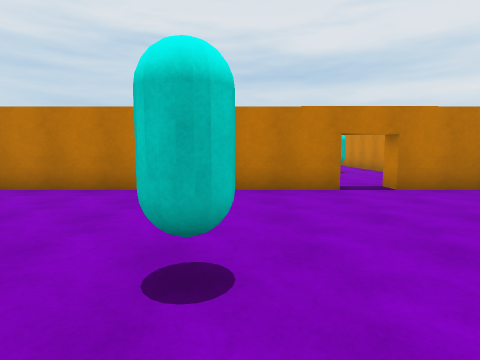
[1] (above)

14 first-person views from a walk through a Unity game level. The camera is 1.4 m above the floor, tilts 6° down and sees 80° across. Doors are open. The floor is counted in squares, 2 m on a side. Each view is taken from the middle of a square. On the plan, view 1 faces up. The plan holds only what a view shows up to about 10 squares ahead; the rest is blank. The place goes on beyond the plan.

[2]
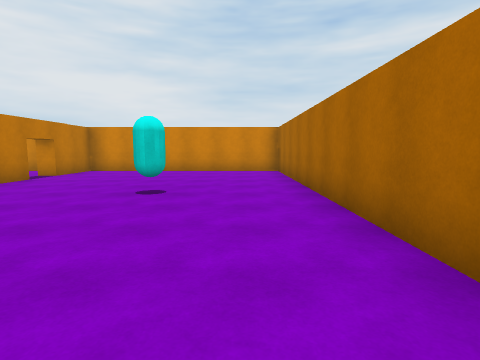

[3]
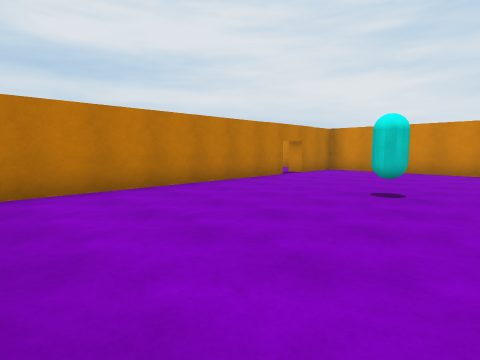

[4]
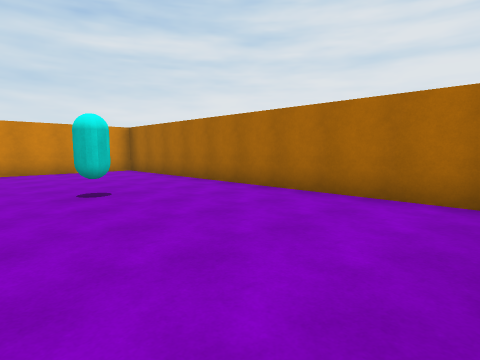

[5]
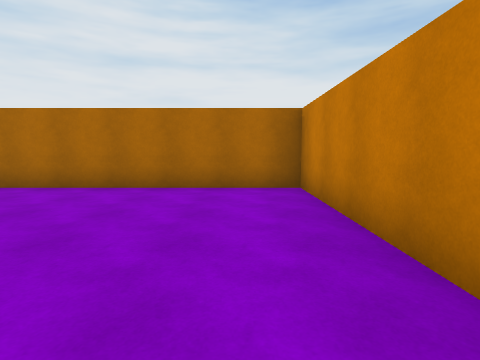

[6]
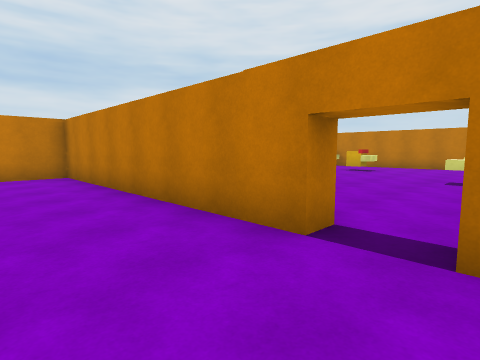

[7]
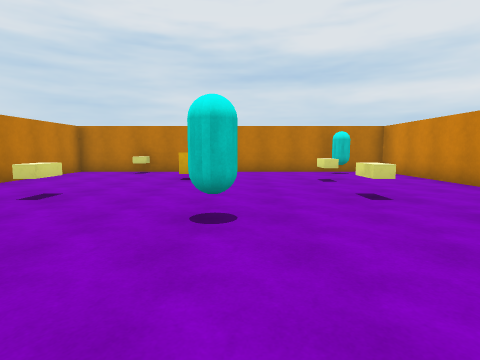

[8]
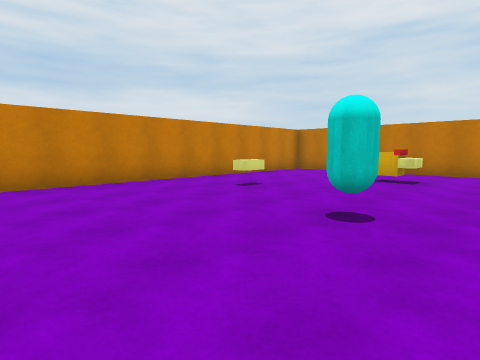

[9]
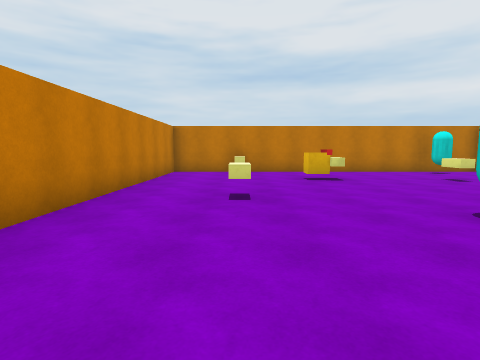

[10]
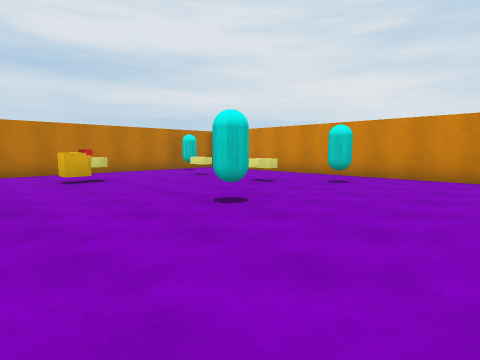

[11]
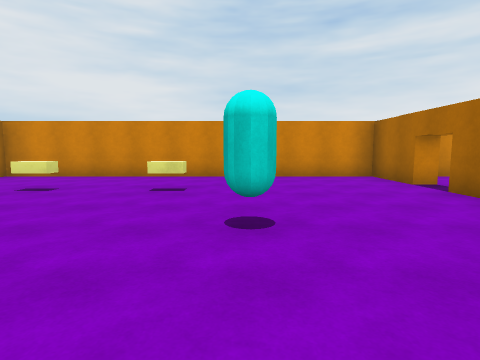

[12]
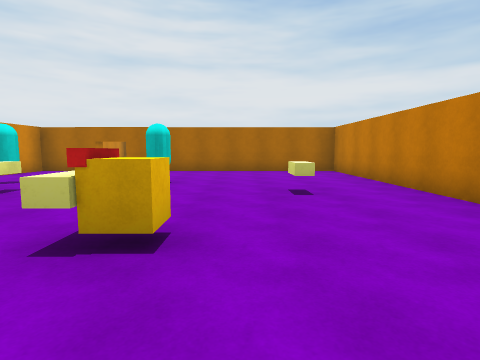

[13]
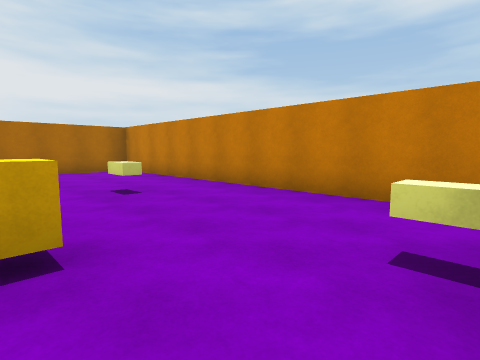

[14]
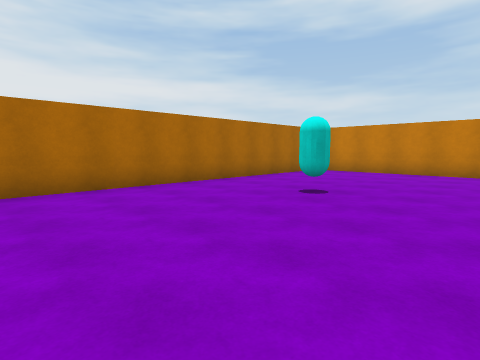

### Floor plan
Ten units are one square. View 1 is at (0, 0); x grows to the right and y downward. Boxes are objects, and circles mark ways between rooms. Rooms are numbered by the first view taken in them; rooms with no view inside come last. Other rooms are left out.
<svg viewBox="-56 -160 107 178">
<path fill="none" stroke="#000" d="M18 -50 -51 -50 -51 13 46 13 46 -50 28 -50M28 -55 46 -55 46 -152 -51 -152 -51 -55 18 -55"/>
<rect x="-5" y="-15" width="10" height="10" fill="#bbb"><title>other object</title></rect>
<rect x="-35" y="-105" width="10" height="10" fill="#bbb"><title>other object</title></rect>
<rect x="-35" y="-155" width="10" height="10" fill="#bbb"><title>other object</title></rect>
<rect x="-15" y="-135" width="10" height="10" fill="#bbb"><title>other object</title></rect>
<rect x="-5" y="-95" width="10" height="10" fill="#bbb"><title>other object</title></rect>
<rect x="15" y="-105" width="10" height="10" fill="#bbb"><title>other object</title></rect>
<rect x="15" y="-135" width="10" height="10" fill="#bbb"><title>other object</title></rect>
<rect x="25" y="-95" width="10" height="10" fill="#bbb"><title>other object</title></rect>
<rect x="25" y="-155" width="10" height="10" fill="#bbb"><title>other object</title></rect>
<circle cx="25" cy="-55" r="3" fill="#2a7"/>
<text x="-10" y="-20">1</text>
<text x="-10" y="-110">2</text>
</svg>
Room 1 opens to room 2.

Where each view was taken, in squares from view 1:
view 1: 0 up, 0 right, facing up
view 2: 0 up, 5 left, facing right
view 3: 0 up, 5 left, facing up-right
view 4: 3 up, 5 left, facing down-right
view 5: 4 up, 4 left, facing down
view 6: 3 up, 3 right, facing up-left
view 7: 6 up, 0 right, facing up
view 8: 6 up, 1 right, facing up-left
view 9: 6 up, 3 left, facing up
view 10: 6 up, 3 left, facing up-right
view 11: 9 up, 3 left, facing right
view 12: 15 up, 2 left, facing down
view 13: 15 up, 1 left, facing down-left
view 14: 4 up, 4 right, facing down-left
